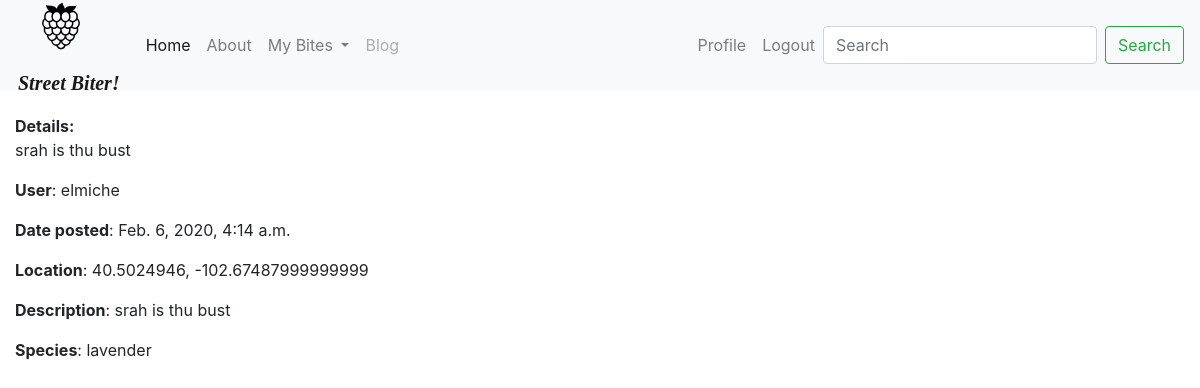
The page /details/3 (signed in) on the database its author committed.
### street_biter_app/models.py (models this page shows)
class Street_biter(models.Model):
    date_posted = models.DateTimeField(default=timezone.now)
    user = models.ForeignKey(User, on_delete=models.CASCADE, default=None)
    latitude = models.CharField(max_length=16, default=0)
    longitude = models.CharField(max_length=16, default=0)
    details = models.CharField(max_length=900, default='add details')
    species = models.CharField(max_length=20, default='add details')

### street_biter_app/views.py (the view)
# urls.py: path('details/<int:id>', views.details, name='details-view'),
@login_required
def details(request, id):
    sweetspot = Street_biter.objects.get(id = id)
    return render(request, 'street_biter_app/details.html', {
            'sweetspot': sweetspot,
            })

### templates/street_biter_app/details.html (shortened to what this page needs)
{% extends 'base.html' %}
{% load static %}
{% load crispy_forms_tags %}
{% block content %}
    <div class="content-section">
      <p> <b>Details: <br> </b>
        {{ sweetspot.details }}
       </p>
    </div>
    <div id="details-list">
      <p><b>User</b>: {{ sweetspot.user }}</p>
      <p><b>Date posted</b>: {{ sweetspot.date_posted }}</p>
      <p><b>Location</b>: {{ sweetspot.latitude }}, {{ sweetspot.longitude }}</p>
      <p><b>Description</b>: {{ sweetspot.details }}</p>
      <p><b>Species</b>: {{ sweetspot.species }}</p>
    </div>
{% endblock content %}

### rows shown on the page
Street_biter: details "srah is thu bust", user "elmiche", date_posted "Feb. 6, 2020, 4:14 a.m.", latitude "40.5024946", longitude "-102.67487999999999", species "lavender"
